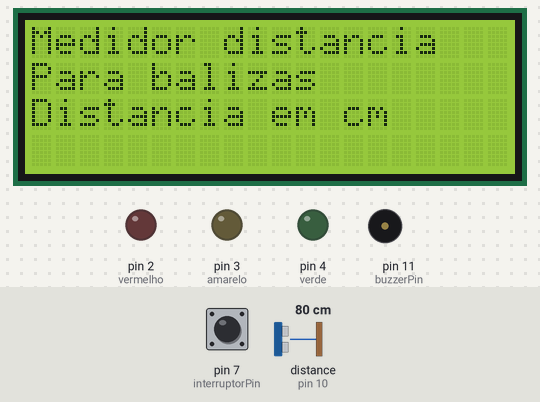
A sketch run on a simulated Arduino Uno, built with avr-gcc and run on an emulated ATmega328P. Parts: 20×4 character LCD, output pins drawn as LEDs (lit = HIGH), buzzer (waves = sounding). Dashed ring = blinking. The test bench sets the inputs (shaded band); at power-on: pin 7 (interruptorPin) HIGH, distance to the obstacle (sensor on pin 10) 80 cm. The echo pulse lasts 58.3 µs per cm; pins used as bus, display or sensor lines are not drawn; what the sketch prints to the serial monitor is not drawn.

Above: at 1.3 s.
1.4 s: pin 7 (interruptorPin) pulled LOW for 0.15 s
At 1.5 s:
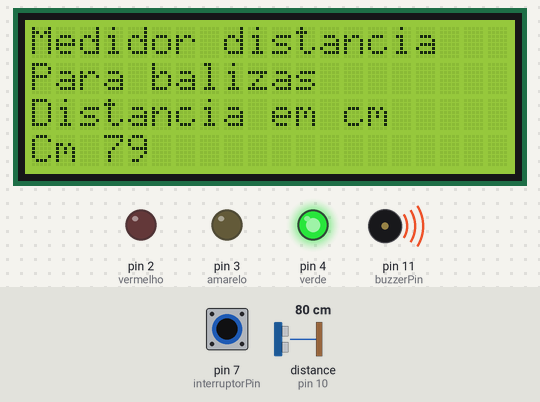
At 2.6 s:
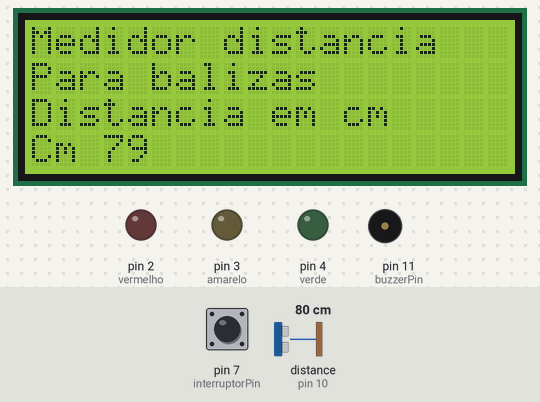
3.3 s: pin 7 (interruptorPin) pulled LOW for 3.2 s
At 3.64 s:
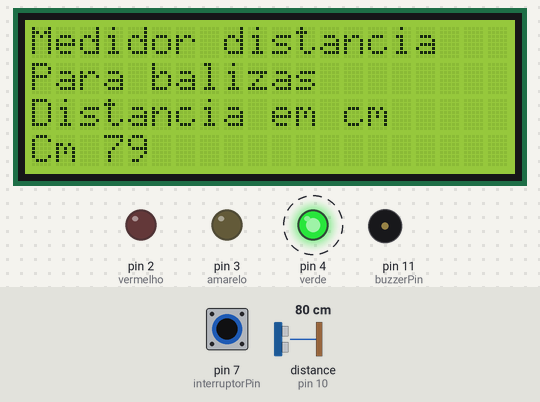
Timing chart, 0 to 8.1 s (numbered marks = the images above; inputs shaded):
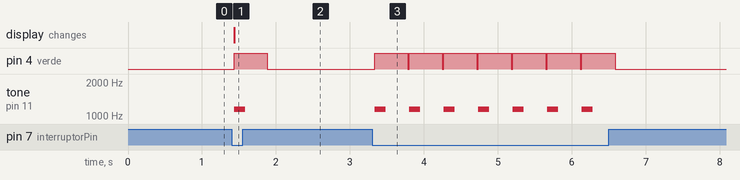

The sketch:

Sensor_de_re_-_baliza.ino
```cpp
#include <LiquidCrystal_I2C.h>

LiquidCrystal_I2C lcd(0x27, 20, 4); // I2C address 0x27, 20 columns and 4 rows
const int vermelho = 2;
const int amarelo = 3;
const int verde = 4;
const int trigPin = 9;
const int echoPin = 10;
const int buzzerPin = 11; // Buzzer connected to digital pin 11
const int interruptorPin = 7; // Pino do interruptor

class DistanceSensor {
  public:
    int trigPin;
    int echoPin;
    LiquidCrystal_I2C &lcd;
    int distance_cm;

    DistanceSensor(int trig, int echo, LiquidCrystal_I2C &lcd) : lcd(lcd) {
      trigPin = trig;
      echoPin = echo;
    }

    void measureDistance() {
      int duration;
      digitalWrite(trigPin, LOW);
      delayMicroseconds(2);
      digitalWrite(trigPin, HIGH);
      delayMicroseconds(10);
      digitalWrite(trigPin, LOW);
      duration = pulseIn(echoPin, HIGH);
      distance_cm = duration * 0.034 / 2; // Conversion to centimeters

      Serial.print("Distance: ");
      Serial.print(distance_cm);
      Serial.println(" cm");

      lcd.setCursor(3, 3); // Set cursor position for distance value
      lcd.print("     "); // Clear previous value
      lcd.setCursor(0, 3);
      lcd.print("Cm ");
      lcd.print(distance_cm); // Print new distance value in cm
    }
};

DistanceSensor sensor(trigPin, echoPin, lcd);

void setup() {
  Serial.begin(9600);
  pinMode(trigPin, OUTPUT);
  pinMode(echoPin, INPUT);
  pinMode(buzzerPin, OUTPUT);
  pinMode(vermelho, OUTPUT);
  pinMode(amarelo, OUTPUT);
  pinMode(verde, OUTPUT);
  pinMode(interruptorPin, INPUT_PULLUP); // Habilita o resistor de pull-up interno
  lcd.init(); // initialize the LCD
  lcd.backlight();
  lcd.setCursor(0, 0);
  lcd.print("Medidor distancia");
  lcd.setCursor(0, 1);
  lcd.print("Para balizas");
  lcd.setCursor(0, 2);
  lcd.print("Distancia em cm");
}

void loop() {
  // Verifica o estado do interruptor
  int estadoInterruptor = digitalRead(interruptorPin);

  if (estadoInterruptor == LOW) { // Se o interruptor estiver ligado
    while (estadoInterruptor == LOW) { // Continue enquanto o interruptor estiver ligado
      sensor.measureDistance();
      int distance_cm = sensor.distance_cm;

      int y;
      if (distance_cm <= 3) {
        y = 1;
      } else if (distance_cm <= 6 && distance_cm >= 4) {
        y = 2;
      } else if (distance_cm >= 7 && distance_cm <= 17) {
        y = 3;
      } else if (distance_cm > 17) {
        y = 4;
      }

      switch (y) {
      case 1:
        while (distance_cm <= 3 && estadoInterruptor == LOW) {
          sensor.measureDistance();
          distance_cm = sensor.distance_cm;
          digitalWrite(vermelho, HIGH);
          tone(buzzerPin, 1300);
          delay(50);
          digitalWrite(vermelho, LOW);
          noTone(buzzerPin);
          delay(50);
          digitalWrite(amarelo, LOW);
          digitalWrite(verde, LOW);
          estadoInterruptor = digitalRead(interruptorPin);
          digitalWrite(vermelho, LOW);
          digitalWrite(amarelo, LOW);
          digitalWrite(verde, LOW);
        }
        break;
      case 2:
        while (distance_cm <= 6 && distance_cm >= 4 && estadoInterruptor == LOW) {
          sensor.measureDistance();
          distance_cm = sensor.distance_cm;
          digitalWrite(vermelho, HIGH);
          digitalWrite(amarelo, LOW);
          digitalWrite(verde, LOW);
          tone(buzzerPin, 1250);
          delay(100);
          noTone(buzzerPin);
          delay(100);
          estadoInterruptor = digitalRead(interruptorPin);
          digitalWrite(vermelho, LOW);
          digitalWrite(amarelo, LOW);
          digitalWrite(verde, LOW);
        }
        break;

      case 3:
        while (distance_cm >= 7 && distance_cm <= 17 && estadoInterruptor == LOW) {
          sensor.measureDistance();
          distance_cm = sensor.distance_cm;
          digitalWrite(vermelho, LOW);
          digitalWrite(amarelo, HIGH);
          digitalWrite(verde, LOW);
          tone(buzzerPin, 1200);
          delay(150);
          noTone(buzzerPin);
          delay(200);
          estadoInterruptor = digitalRead(interruptorPin);
          digitalWrite(vermelho, LOW);
          digitalWrite(amarelo, LOW);
          digitalWrite(verde, LOW);
        }
        break;

      case 4:
        while (distance_cm > 17 && estadoInterruptor == LOW) {
          sensor.measureDistance();
          distance_cm = sensor.distance_cm;
          digitalWrite(vermelho, LOW);
          digitalWrite(amarelo, LOW);
          digitalWrite(verde, HIGH);
          tone(buzzerPin, 1150);
          delay(150);
          noTone(buzzerPin);
          delay(300);
          estadoInterruptor = digitalRead(interruptorPin);
          digitalWrite(vermelho, LOW);
          digitalWrite(amarelo, LOW);
          digitalWrite(verde, LOW);
        }
        break;
    }

      // Verifique o estado do interruptor novamente
      estadoInterruptor = digitalRead(interruptorPin);
    }
  } else {
    estadoInterruptor = digitalRead(interruptorPin);
  }
}
```

Measured:
- after the input at 1.4 s, pin 4 (verde): LOW → HIGH at once, → LOW 0.45 s later; tone on pin 11 (buzzerPin): silent → 1150 Hz at once, → silent 0.15 s later; the display: changes at once (image 1)
- after the input at 3.3 s, pin 4 (verde): alternates HIGH for 0.45 s and LOW for 0.02 s, 14 changes in all, then stays LOW, starting at once; tone on pin 11 (buzzerPin): alternates 1150 Hz for 0.15 s and silent for 0.32 s, 14 changes in all, then stays silent, starting at once
